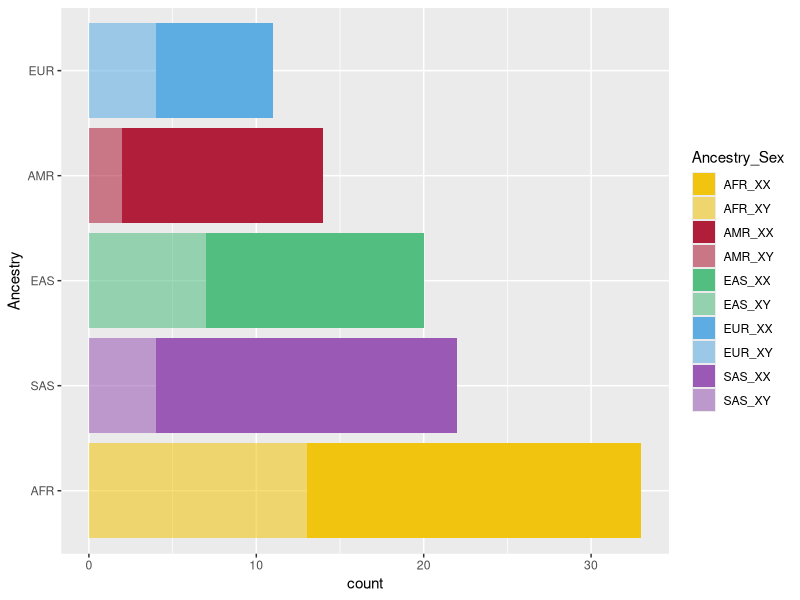

This figure's R source:
## ---- chunk 1
library(ggplot2)
## ---- chunk 2
ancestry_colors_sex=c('AFR_XX'='#F1C40F', 'AFR_XY'='#F1C40F90', 'EUR_XX'='#5DADE2', 'EUR_XY'='#5DADE290', 'SAS_XX'='#9B59B6', 'SAS_XY'='#9B59B690', 'AMR_XX'='#B01E3A', 'AMR_XY'='#B01E3A90', 'EAS_XX'='#52BE80', 'EAS_XY'='#52BE8090')
## ---- chunk 3
Figure_1A_data.txt <- read.delim("Figure_1A_data.txt")
## ---- chunk 4
Figure_1A = ggplot(Figure_1A_data.txt) +  
  geom_bar(aes(x = Ancestry, fill = Ancestry_Sex), position = "stack") + 
  scale_fill_manual(values = ancestry_colors_sex) +
  coord_flip() + 
  xlim(c("AFR", "SAS", "EAS", "AMR", "EUR"))
Figure_1A
